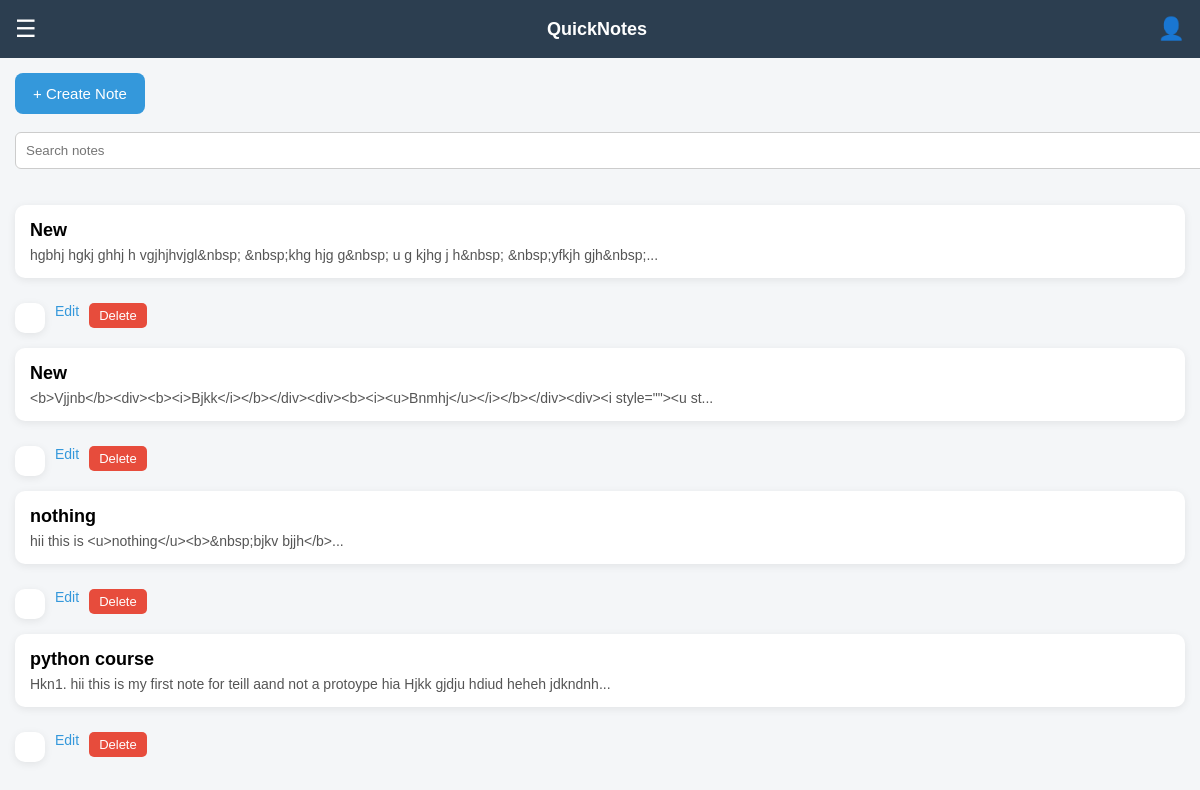
Screenshot of / (signed in) with the database file from the repository.
### tables this page shows
CREATE TABLE notebook(
        id INTEGER PRIMARY KEY AUTOINCREMENT,
        title TEXT,
        content TEXT,
        category TEXT,
        user_id INTEGER,
        created_at TEXT,
        is_deleted INTEGER DEFAULT 0,
        FOREIGN KEY(user_id) REFERENCES user(id)
    );

### renderapp.py (the view)
@app.route("/")
@login_required
def home():
    db = get_db()
    notes = db.execute(
        "SELECT * FROM notebook WHERE user_id=? AND is_deleted=0 ORDER BY created_at DESC",
        (session["user_id"],)
    ).fetchall()
    db.close()
    return render_template("home.html", notes=notes)

### renderapp.py (called while the page is built)
def get_db():
    conn = sqlite3.connect(DATABASE)
    conn.row_factory = sqlite3.Row
    return conn

def login_required(route_function):
    @wraps(route_function)
    def wrapper(*args, **kwargs):
        if "user_id" not in session:
            return redirect(url_for("login"))
        return route_function(*args, **kwargs)
    return wrapper

### templates/home.html (shortened to what this page needs)
<!DOCTYPE html>
<html>
<head>
</head>
<body>
<div class="navbar">
<span class="menu-btn" onclick="openMenu()">☰</span>
<div class="logo">QuickNotes</div>
<div class="profile" onclick="location.href='/profile'">
👤
</div>
</div>
<div class="container">
<a href="/create_note">
<button class="create-btn">+ Create Note</button>
</a>
<br><br>
<form action="/search">
<input class="search" name="q" placeholder="Search notes">
</form>
<br><br>
<div class="notes">
{% for note in notes %}
<a href="/update_note/{{note.id}}" class="note-card">
<div class="note-title">
{{note.title}}
</div>
<div class="note-content">
{{note.content[:100]}}...
</div>
<div class="note-actions">
<a class="edit-btn" href="/update_note/{{note.id}}" onclick="event.stopPropagation()">Edit</a>
<form action="/move_to_trash/{{note.id}}" method="post" onclick="event.stopPropagation()">
<button class="delete-btn">Delete</button>
</form>
</div>
</a>
{% endfor %}
</div>
</div>
</body>
</html>

### templates/home.html (style rules this page uses)
body { font-family: Arial; margin:0; background:#f4f6f8; }
.navbar { display:flex; justify-content:space-between; align-items:center; background:#2c3e50; color:white; padding:15px; position:sticky; top:0; }
.logo { font-size:18px; font-weight:bold; }
.menu-btn { font-size:24px; cursor:pointer; }
.profile { cursor:pointer; font-size:22px; }
.container { padding:15px; }
.create-btn { background:#3498db; color:white; border:none; padding:12px 18px; border-radius:8px; cursor:pointer; font-size:15px; }
.search { padding:10px; width:100%; border-radius:6px; border:1px solid #ccc; }
.notes { display:grid; grid-template-columns:1fr; gap:15px; }
.note-card { background:white; padding:15px; border-radius:10px; box-shadow:0 2px 8px rgba(0,0,0,0.08); text-decoration:none; color:black; display:block; transition:0.2s; }
.note-title { font-size:18px; font-weight:bold; margin-bottom:6px; }
.note-content { color:#555; font-size:14px; }
.note-actions { margin-top:10px; display:flex; gap:10px; }
.edit-btn { color:#3498db; text-decoration:none; font-size:14px; }
.delete-btn { background:#e74c3c; border:none; color:white; padding:5px 10px; border-radius:5px; cursor:pointer; font-size:13px; }

### rows the page displays
notebook: title "New", content "hgbhj hgkj ghhj h vgjhjhvjgl&nbsp; &nbsp;khg hjg g&nbsp; u g kjhg j h&nbsp; &nbsp;yfkjh gjh&nbsp;"
notebook: title "New", content "<b>Vjjnb</b><div><b><i>Bjkk</i></b></div><div><b><i><u>Bnmhj</u></i></b></div><div><i style=\"\"><u st"
notebook: title "nothing", content "hii this is <u>nothing</u><b>&nbsp;bjkv bjjh</b>"
notebook: title "python course", content "Hkn1. hii this is my first note for teill aand not a protoype hia Hjkk gjdju hdiud heheh jdkndnh"
